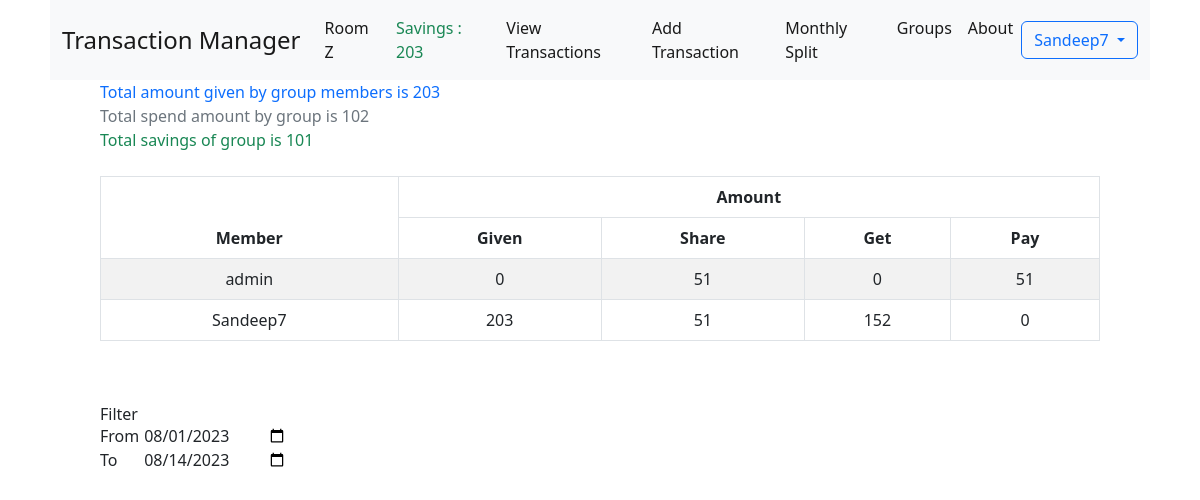
Screenshot of /group/1/monthly_split (signed in) with the database file from the repository.
### group/models.py (models this page shows, shortened)
class Group(models.Model):
    name        = models.CharField(
                    _("Group Name"),
                    unique = True,
                    error_messages={
                        "unique": _("A group with that groupname already exists."),
                    },
                    max_length = 30,
                )
    created_by  = models.ForeignKey("core.User", on_delete = models.SET_NULL, null = True)
    created_on  = models.DateTimeField(default = timezone.now)
    savings     = models.IntegerField(verbose_name = "Savings", default = 0)
    maintainer  = models.ForeignKey(
                    "core.User",
                    verbose_name = "Savings Account Maintainer",
                    on_delete = models.SET_NULL,
                    related_name = "maintaining_groups",
                    related_query_name = "maintaining_groups",
                    blank = True,
                    null = True
                )
    inactive_members = models.ManyToManyField("core.User", related_name = "inactive_groups", blank = True)
    @property
    def get_members(self):
        return [x for x in self.members.all().order_by('id')]

### core/models.py (models this page shows, shortened)
class AbstractUser(AbstractBaseUser, PermissionsMixin):
    username_validator = UnicodeUsernameValidator()
    username        = models.CharField(
                        _("Username"),
                        max_length=150,
                        unique=True,
                        help_text=_(
                            "Required. 150 characters or fewer. Letters, digits and @/./+/-/_ only."
                        ),
                        validators=[username_validator],
                        error_messages={
                            "unique": _("A user with that username already exists."),
                        },
                    )
    password        = models.CharField(_("password"), max_length=128)
    first_name      = models.CharField(_("first name"), max_length=150, blank=True)
    last_name       = models.CharField(_("last name"), max_length=150, blank=True)
    mobile_number   = models.CharField(
                        blank = False,
                        unique = True,
                        max_length = 10,
                        help_text = "Enter 10 digit phone number only"
                    )
    email           = models.EmailField(_("email address"), blank=True)
    gender      = models.CharField(
                    max_length=50,
                    choices=sex_choice,
                    default='Male'
                )
    dob         = models.DateField(
                    _("date of birth"),
                    default=date.today,
                    null = True,
                    blank = True,
                    help_text="Please use the following format: <em>YYYY-MM-DD</em>."
                )
    date_joined     = models.DateTimeField(_("date joined"), default=timezone.now)
    is_staff        = models.BooleanField(
                        _("staff status"),
                        default = False,
                    )
    is_active       = models.BooleanField(
                        _("active"),
                        default = True,
                    )
    groups          = models.ManyToManyField("group.Group", related_name = "members", blank = True)
    objects = UserManager()
    EMAIL_FIELD = "email"
    USERNAME_FIELD = "username"
    REQUIRED_FIELDS = ["email"]
    class Meta:
        verbose_name = _("user")
        verbose_name_plural = _("users")
        abstract = True

class User(AbstractUser):
    pass

### group/views.py (the view)
# urls.py: path('group/<int:id>/monthly_split', views.group_transactions_monthly_split, name = "transactions monthly split"),
@login_required
@group_member_login_required
def group_transactions_monthly_split(request, group):
    transactions = group.transactions.all()
    start_point = request.GET.get('start_point', date.today().strftime("%Y-%m-%d")[:-2] + "01")
    start_date  = start_point
    if start_point != "*":
        start_point = date(*[int(x) for x in start_point.split('-')])
        transactions = transactions.filter(on__gte=start_point)
    stop_point  = request.GET.get('stop_point', date.today().strftime("%Y-%m-%d"))
    stop_date   = stop_point
    if stop_point != "*":
        stop_point = date(*[int(x) for x in stop_point.split('-')])
        transactions = transactions.filter(on__lte=stop_point)
    members = {
        member.username : {
            'given' : 0,
            'share' : 0,
        } for member in group.get_members
    }
    total_saved_amount = 0              # total amount given by all the members
    total_spend_amount = 0              # total amount spend by group
    for transaction in transactions:
        if transaction.transaction_for == "savings":
            members[transaction.by.username]['given'] += transaction.amount # add to user given amount
            total_saved_amount += transaction.amount                         # add to total amount
            print("transaction for savings ", transaction.amount, total_saved_amount, total_spend_amount)
        else:
            if transaction.by.username != "savings":
                members[transaction.by.username]['given'] += transaction.amount # add to user given amount
                total_spend_amount += transaction.amount
                print("transaction by member ", transaction.amount, total_saved_amount, total_spend_amount)
            else:
                total_saved_amount -= transaction.amount
                total_spend_amount += transaction.amount
                print("transaction by savings ", transaction.amount, total_saved_amount, total_spend_amount)
            for user in transaction.share_to.all():     # for each shared member
                members[user.username]['share'] += transaction.amount / len(transaction.share_to.all()) # add to shared amount
    data = {}
    total_amount = 0
    for member, money in members.items():
        money['share'] = round_up(money['share'])
        data[member] = {
            'given' : money['given'],
            'share' : money['share'],
            'get' : 0,
            'pay' : 0,
        }
        total_amount += money['given']
    active_members = [
        member.username
        for member in group.get_members
        if members[member.username]['share'] > 0
    ]
    active_members_count = len(active_members)
    if active_members_count == 0:
        active_members_count = 1
    savings_share_amount = round_up(total_saved_amount / active_members_count)
    for member in active_members:
        data[member]['extra']   = data[member]['given'] - data[member]['share']
        if data[member]['extra'] > 0:
            data[member]['get'] = data[member]['extra']
            data[member]['pay'] = 0
        else:
            data[member]['get'] = 0
            data[member]['pay'] = abs(data[member]['extra'])
        data[member].pop('extra')
    return render(request, 'pages/transactions_split.html', {
        'data'                  : data,
        'total_amount'          : total_amount,
        'total_spend_amount'    : total_spend_amount,
        'total_savings'         : total_saved_amount,
        'start_point'           : start_date,
        'stop_point'            : stop_date,
        'group'                 : group,
        'title'                 : f'{group.name} Group Transactions Split'
    })

### group/helper.py (called while the page is built)
def round_up(value):
    return int(value) if settings.ROUND_UPTO == 0 else round(value, settings.ROUND_UPTO)

### transaction_manager/templates/pages/transactions_split.html (shortened to what this page needs)
{% extends '../base.html' %}
{% block body %}
    <div class="container">
        <p class="text-primary">Total amount given by group members is {{ total_amount }}</p>
        <p class="text-secondary">Total spend amount by group is {{ total_spend_amount }}</p>
        <p class="text-success">Total savings of group is {{ total_savings }}</p>
        <br>
        {% if total != 0 %}
            <table class="table table-striped table-hover table-bordered table-responsive">
                <thead>
                    <tr>
                        <th class="text-center" rowspan="2">Member</th>
                        <th class="text-center" colspan="4">Amount</th>
                    </tr>
                    <tr>
                        <th class="text-center" >Given</th>
                        <th class="text-center" >Share</th>
                        <th class="text-center" >Get</th>
                        <th class="text-center" >Pay</th>
                    </tr>
                </thead>
                <tbody>
                    {% for member, amount in data.items %}
                        <tr>
                            <td class="text-center" scope="row"> {{ member }} </td>
                            {% for col in amount.values %}
                                <td class="text-center" scope="row"> {{ col }} </td>
                            {% endfor %}
                        </tr>
                    {% endfor %}
                </tbody>
            </table>
        {% else %}
            <p class="text-danger"> No transactions to split amount </p>
        {% endif %}
        <br><br>
            <h1>Filter</h1>
            <label class="w-10" for="start_point">From</label>
            <input class="w-30" name="start_point" id="start_point" type="date"></input>
            <br>
            <label class="w-10" for="stop_point">To</label>
            <input class="w-30" name="stop_point" id="stop_point"   type="date"></input>
            <br>
    </div>
{% endblock body %}

### transaction_manager/templates/nav.html (shortened to what this page needs)
<nav class="navbar navbar-expand-lg navbar-light bg-light">
  <div class="container-fluid">
    <a class="navbar-brand fs-4" href="{% url 'home' %}">Transaction Manager</a>
    <div class="collapse navbar-collapse" id="navbarSupportedContent">
        {% if user.is_authenticated %}
          <ul class="navbar-nav me-auto mb-2 mb-lg-0">
          {% if group %}
            <li class="nav-item">
              <a class="nav-link active" aria-current="page" href="{% url 'group' group.id %}">{{ group.name }}</a>
            </li>
            {% if group.savings != 0 %}
              <li class="nav-item">
                <a class="nav-link active text-success" id="savings_amount" aria-current="page" href="{% url 'transactions monthly split' group.id %}">Savings : {{ group.savings }}
                </a>
              </li>
            {% endif %}
            <li class="nav-item">
              <a class="nav-link active" aria-current="page" href="{% url 'transactions' group.id %}">View Transactions</a>
            </li>
            <li class="nav-item">
              <a class="nav-link active" aria-current="page" href="{% url 'add transaction' group.id %}">Add Transaction</a>
            </li>
            <li class="nav-item">
              <a class="nav-link active" aria-current="page" href="{% url 'transactions monthly split' group.id %}">Monthly Split</a>
            </li>
          {% endif %}
          <li class="nav-item">
            <a class="nav-link active" aria-current="page" href="{% url 'groups' %}">Groups</a>
          </li>
          <li class="nav-item">
            <a class="nav-link active" aria-current="page" href="{% url 'about' %}">About</a>
          </li>
        </ul>
        {% endif %}
				{% if user.is_authenticated %}
        <div class="navbar-nav">
					<div class="nav-item dropdown" style="">
            <button class="btn btn-outline-primary dropdown-toggle" type="button" data-bs-toggle="dropdown" aria-expanded="false">
              {{ user.username }}
            </button>
          </div>
        </div>
        {% else %}
					<div class="form-inline my-2 my-lg-0">
						<a href="{% url 'login' %}" class="btn btn-outline-success">Login</a>
						<a href="{% url 'signup' %}" class="btn btn-primary ml-3">Signup</a>
					</div>
				{% endif %}
      </div>
    </div>
  </nav>

### rows the page displays
Group: name "Room Z", savings "203"
User: username "Sandeep7", data "Sandeep7"
User: data "admin"

### other values shown
{{ total_amount }} "203"
{{ total_spend_amount }} "102"
{{ total_savings }} "101"
{{ col }} "0" "51" "0" "51" "203" "51" "152" "0"
